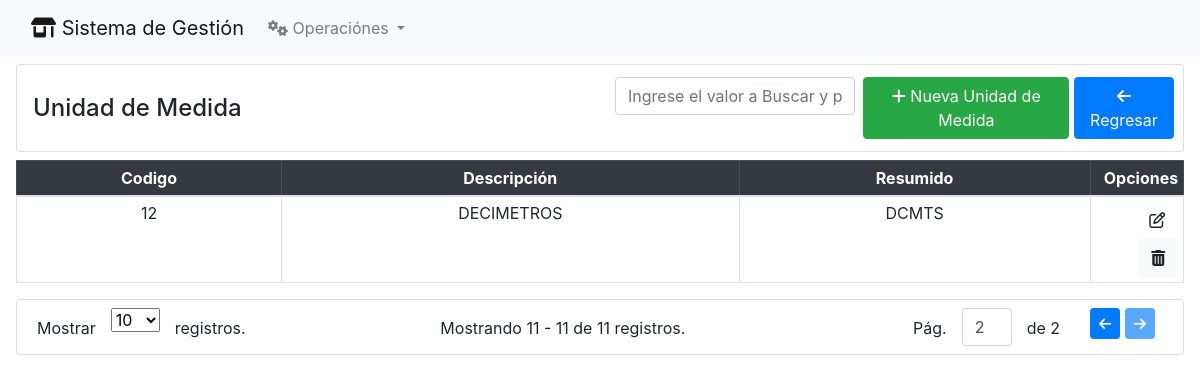
Page /unidad_medida/?page=2&paginate_by=10 on the committed database.
### UnidadMedida/models.py (models this page shows, shortened)
class UnidadMedida(models.Model):
    descripcion =  models.CharField(max_length = 250)
    resumido = models.CharField(max_length = 250)
    estado = models.IntegerField(default = 1, null= True, blank = True)

### UnidadMedida/views.py (the view)
# urls.py: path("", unidad_medida_index, name="unidades"),
def unidad_medida_index(request):
    template_name = 'unidad_medida.html'
    paginate_by = 10
    filter_value = request.GET.get('filter', '').strip()
    paginate_by_param = request.GET.get('paginate_by', paginate_by)
    if filter_value:
        queryset = UnidadMedida.objects.filter(
            Q(descripcion__icontains=filter_value),
        )
    else:
        queryset = UnidadMedida.objects.filter()
    paginator = Paginator(queryset, per_page=paginate_by_param)
    page = request.GET.get('page')
    blocks = paginator.get_page(page)
    context = {
        'page_obj': blocks,
        'title': 'Unidad de Medida',
        'filter': filter_value,
    }
    return render(request, template_name, context)

### UnidadMedida/templates/unidad_medida.html (shortened to what this page needs)
{% extends 'home.html' %}
{% block content %}
<div class="card pr-2 my-2 mr-3 ml-3 mb-2">
    <div class="card-body pr-2 pl-3 py-1">
        <div class="row align-items-center">
            <div class="col">
                <h4 class="m-0 my-2">{{ title }}</h4>
            </div>
            <div class="col d-flex p-2 justify-content-end">
                <form class="mr-2 w-50" method="get">
                    <input type="text" class="form-control   text-center" name="filter"
                        placeholder="Ingrese el valor a Buscar y presione la tecla Enter">
                </form>
                <a href="{%url 'nueva_unidad_medida'%}" class="btn btn-success"> <i class="fa-solid fa-plus"></i> Nueva
                    Unidad de Medida</a>
                <a href="{% url 'home' %}" class="btn btn-primary"> <i class="fa-solid fa-arrow-left"></i> Regresar</a>
            </div>
        </div>
    </div>
</div>
<div class=" pr-3  pl-3 ml-0 mb-2">
    <table class="table table-sm table-bordered">
        <thead class="table-dark ">
            <tr class="text-center">
                <th>Codigo</th>
                <th>Descripci&oacute;n</th>
                <th>Resumido</th>
                <th style="width: 8%; text-align: right;">Opciones</th>
            </tr>
        </thead>
        <tbody>
            {% for uni in page_obj %}
            <tr class="text-center">
                <td> {{uni.id}} </td>
                <td> {{uni.descripcion}} </td>
                <td> {{uni.resumido}} </td>
                <td style="text-align: right;">
                    <a href="modificar_unidad_medida/{{uni.id}}/" class="btn btn-ligth"><i class="fa-regular fa-pen-to-square"></i></a>
                    <a href="#" class="btn btn-light btn_eliminar" data-bs-toggle="modal" data-bs-target="#exampleModal"
                        data-id="{{uni.id}}">
                        <i class="fa-solid fa-trash-can"></i>
                    </a>
                </td>
            </tr>
            {% endfor %}
        </tbody>
    </table>
</div>
{% include 'paginator.html' %}
{% endblock %}

### rows in the picture
UnidadMedida: id "12", descripcion "DECIMETROS", resumido "DCMTS"

### other values in the picture
{{ title }} "Unidad de Medida"
{{ page_obj.start_index }} "11"
{{ page_obj.end_index }} "11"
{{ page_obj.paginator.count }} "11"
{{ page_obj.paginator.num_pages }} "2"
